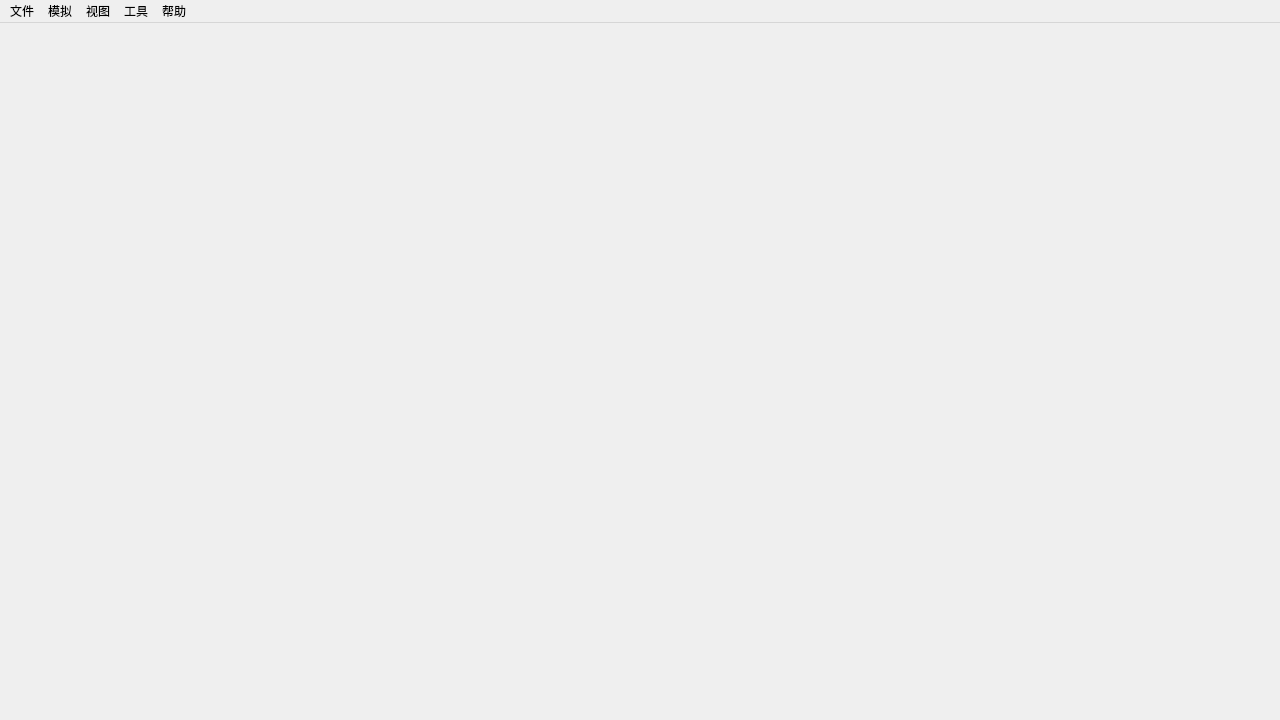
<?xml version="1.0" encoding="UTF-8"?>
<ui version="4.0">
 <class>MainWindow</class>
 <widget class="QMainWindow" name="MainWindow">
  <property name="geometry">
   <rect>
    <x>0</x>
    <y>0</y>
    <width>1280</width>
    <height>720</height>
   </rect>
  </property>
  <property name="windowTitle">
   <string>yuzu</string>
  </property>
  <property name="windowIcon">
   <iconset>
    <normaloff>../dist/yuzu.ico</normaloff>../dist/yuzu.ico</iconset>
  </property>
  <property name="tabShape">
   <enum>QTabWidget::Rounded</enum>
  </property>
  <property name="dockNestingEnabled">
   <bool>true</bool>
  </property>
  <widget class="QWidget" name="centralwidget">
   <layout class="QHBoxLayout" name="horizontalLayout">
    <property name="leftMargin">
     <number>0</number>
    </property>
    <property name="topMargin">
     <number>0</number>
    </property>
    <property name="rightMargin">
     <number>0</number>
    </property>
    <property name="bottomMargin">
     <number>0</number>
    </property>
   </layout>
  </widget>
  <widget class="QMenuBar" name="menubar">
   <property name="geometry">
    <rect>
     <x>0</x>
     <y>0</y>
     <width>1280</width>
     <height>21</height>
    </rect>
   </property>
   <widget class="QMenu" name="menu_File">
    <property name="title">
     <string>文件</string>
    </property>
    <widget class="QMenu" name="menu_recent_files">
     <property name="title">
      <string>最近打开</string>
     </property>
    </widget>
    <addaction name="action_Install_File_NAND"/>
    <addaction name="separator"/>
    <addaction name="action_Load_File"/>
    <addaction name="action_Load_Folder"/>
    <addaction name="separator"/>
    <addaction name="menu_recent_files"/>
    <addaction name="separator"/>
    <addaction name="separator"/>
    <addaction name="action_Load_Amiibo"/>
    <addaction name="separator"/>
    <addaction name="action_Open_yuzu_Folder"/>
    <addaction name="separator"/>
    <addaction name="action_Exit"/>
   </widget>
   <widget class="QMenu" name="menu_Emulation">
    <property name="title">
     <string>模拟</string>
    </property>
    <addaction name="action_Start"/>
    <addaction name="action_Pause"/>
    <addaction name="action_Stop"/>
    <addaction name="action_Restart"/>
    <addaction name="separator"/>
    <addaction name="action_Configure"/>
   </widget>
   <widget class="QMenu" name="menu_View">
    <property name="title">
     <string>视图</string>
    </property>
    <widget class="QMenu" name="menu_View_Debugging">
     <property name="title">
      <string>调试</string>
     </property>
    </widget>
    <addaction name="action_Fullscreen"/>
    <addaction name="action_Single_Window_Mode"/>
    <addaction name="action_Display_Dock_Widget_Headers"/>
    <addaction name="action_Show_Filter_Bar"/>
    <addaction name="action_Show_Status_Bar"/>
    <addaction name="action_Reset_Window_Size"/>
    <addaction name="separator"/>
    <addaction name="menu_View_Debugging"/>
   </widget>
   <widget class="QMenu" name="menu_Tools">
    <property name="title">
     <string>工具</string>
    </property>
    <addaction name="action_Rederive"/>
    <addaction name="separator"/>
    <addaction name="action_Capture_Screenshot"/>
   </widget>
   <widget class="QMenu" name="menu_Help">
    <property name="title">
     <string>帮助</string>
    </property>
    <addaction name="action_Report_Compatibility"/>
    <addaction name="action_Open_Mods_Page"/>
    <addaction name="action_Open_Quickstart_Guide"/>
    <addaction name="action_Open_FAQ"/>
    <addaction name="separator"/>
    <addaction name="action_About"/>
   </widget>
   <addaction name="menu_File"/>
   <addaction name="menu_Emulation"/>
   <addaction name="menu_View"/>
   <addaction name="menu_Tools"/>
   <addaction name="menu_Help"/>
  </widget>
  <action name="action_Install_File_NAND">
   <property name="enabled">
    <bool>true</bool>
   </property>
   <property name="text">
    <string>将文件安装到 NAND...</string>
   </property>
  </action>
  <action name="action_Load_File">
   <property name="text">
    <string>加载文件...</string>
   </property>
  </action>
  <action name="action_Load_Folder">
   <property name="text">
    <string>加载文件夹...</string>
   </property>
  </action>
  <action name="action_Exit">
   <property name="text">
    <string>退出</string>
   </property>
  </action>
  <action name="action_Start">
   <property name="enabled">
    <bool>false</bool>
   </property>
   <property name="text">
    <string>开始</string>
   </property>
  </action>
  <action name="action_Pause">
   <property name="enabled">
    <bool>false</bool>
   </property>
   <property name="text">
    <string>暂停</string>
   </property>
  </action>
  <action name="action_Stop">
   <property name="enabled">
    <bool>false</bool>
   </property>
   <property name="text">
    <string>停止</string>
   </property>
  </action>
  <action name="action_Rederive">
   <property name="text">
    <string>重新初始化 keys...</string>
   </property>
  </action>
  <action name="action_About">
   <property name="text">
    <string>关于 yuzu</string>
   </property>
  </action>
  <action name="action_Single_Window_Mode">
   <property name="checkable">
    <bool>true</bool>
   </property>
   <property name="text">
    <string>单窗口模式</string>
   </property>
  </action>
  <action name="action_Configure">
   <property name="text">
    <string>设置...</string>
   </property>
  </action>
  <action name="action_Display_Dock_Widget_Headers">
   <property name="checkable">
    <bool>true</bool>
   </property>
   <property name="text">
    <string>显示停靠小部件的标题</string>
   </property>
  </action>
  <action name="action_Show_Filter_Bar">
   <property name="checkable">
    <bool>true</bool>
   </property>
   <property name="text">
    <string>显示搜索栏</string>
   </property>
  </action>
  <action name="action_Show_Status_Bar">
   <property name="checkable">
    <bool>true</bool>
   </property>
   <property name="text">
    <string>显示状态栏</string>
   </property>
  </action>
  <action name="action_Reset_Window_Size">
   <property name="text">
    <string>重置窗口大小</string>
   </property>
  </action>
  <action name="action_Fullscreen">
   <property name="checkable">
    <bool>true</bool>
   </property>
   <property name="text">
    <string>全屏</string>
   </property>
  </action>
  <action name="action_Restart">
   <property name="enabled">
    <bool>false</bool>
   </property>
   <property name="text">
    <string>重新启动</string>
   </property>
  </action>
  <action name="action_Load_Amiibo">
   <property name="enabled">
    <bool>false</bool>
   </property>
   <property name="text">
    <string>载入 Amiibo...</string>
   </property>
  </action>
  <action name="action_Report_Compatibility">
   <property name="enabled">
    <bool>false</bool>
   </property>
   <property name="text">
    <string>报告兼容性</string>
   </property>
   <property name="visible">
    <bool>false</bool>
   </property>
  </action>
  <action name="action_Open_Mods_Page">
   <property name="text">
    <string>打开MOD下载地址</string>
   </property>
  </action>
  <action name="action_Open_Quickstart_Guide">
   <property name="text">
    <string>快速入门指南</string>
   </property>
  </action>
  <action name="action_Open_FAQ">
   <property name="text">
    <string>常见问题</string>
   </property>
  </action>
  <action name="action_Open_yuzu_Folder">
   <property name="text">
    <string>打开 yuzu 文件夹</string>
   </property>
  </action>
  <action name="action_Capture_Screenshot">
   <property name="enabled">
    <bool>false</bool>
   </property>
   <property name="text">
    <string>捕获截图</string>
   </property>
  </action>
 </widget>
 <resources/>
 <connections/>
</ui>
